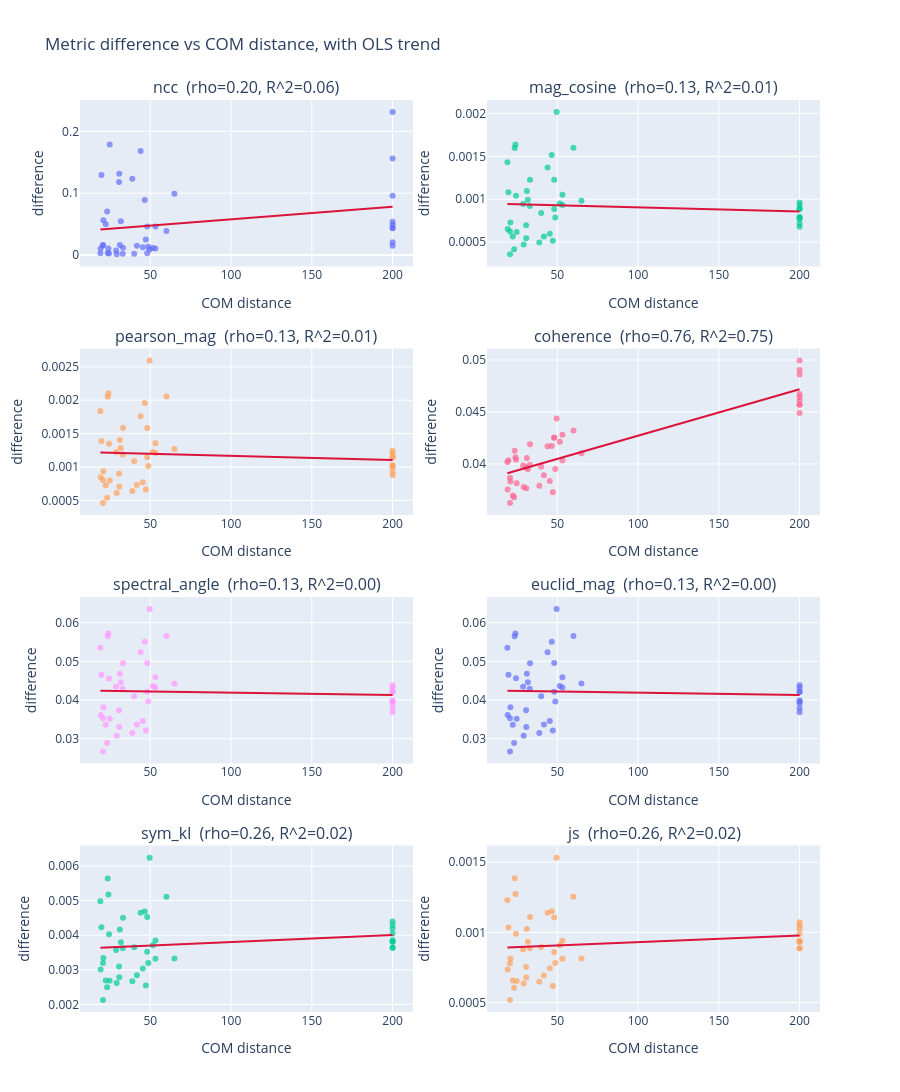

The code cell stored with this chart in its notebook:
### Markdown cell above
### Scatter with fitted trend line per metric

Each panel plots the **difference** form of the metric vs COM distance, with the OLS line. Read off:
a steep, tight, upward line with points already high at small COM distance is the ideal. A flat or
very scattered panel means that metric barely senses position. Compare the slope near the left edge
(small COM distance) across metrics — that left-edge behavior is what governs distinguishability.

### Code cell
import plotly.graph_objects as go
from plotly.subplots import make_subplots

names = list(METRICS)
ncols = 2
nrows = int(np.ceil(len(names) / ncols))
fig = make_subplots(rows=nrows, cols=ncols, subplot_titles=names,
                    horizontal_spacing=0.10, vertical_spacing=0.09)
xs_line = np.linspace(x.min(), x.max(), 50)
for k, name in enumerate(names):
    r_, c_ = k // ncols + 1, k % ncols + 1
    d = to_diff(name, pair_df[name].to_numpy())
    lin = linregress(x, d)
    rho = spearmanr(x, d).correlation
    fig.add_trace(go.Scatter(x=x, y=d, mode='markers',
                             marker=dict(size=6, opacity=0.7), showlegend=False), row=r_, col=c_)
    fig.add_trace(go.Scatter(x=xs_line, y=lin.intercept + lin.slope * xs_line, mode='lines',
                             line=dict(color='crimson', width=2), showlegend=False), row=r_, col=c_)
    fig.layout.annotations[k].text = f'{name}  (rho={rho:.2f}, R^2={lin.rvalue**2:.2f})'
    fig.update_xaxes(title_text='COM distance', row=r_, col=c_)
    fig.update_yaxes(title_text='difference', row=r_, col=c_)
fig.update_layout(height=320 * nrows, width=900,
                  title='Metric difference vs COM distance, with OLS trend')
fig.show()
